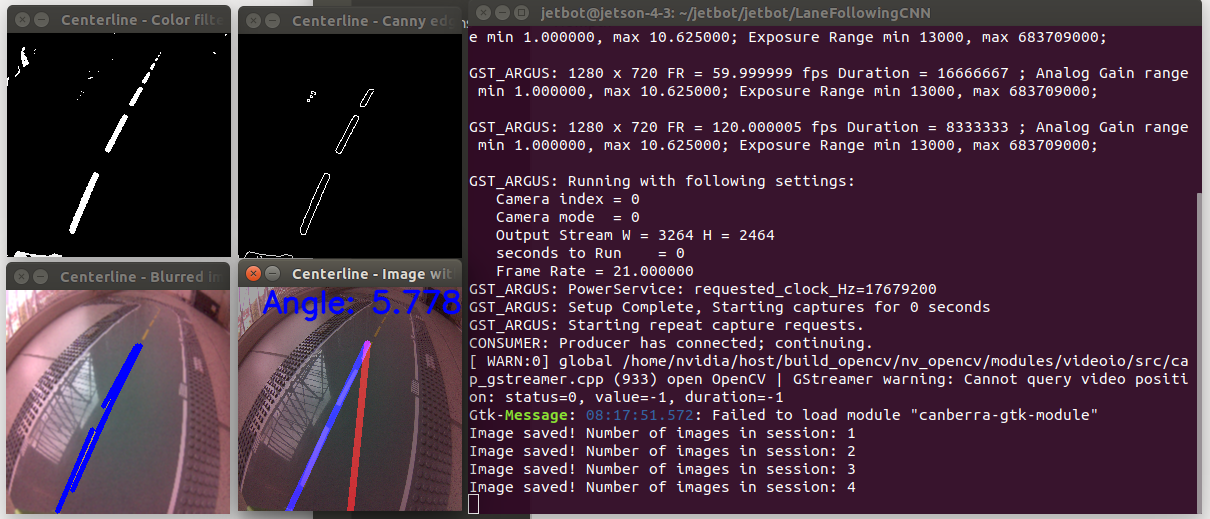
#> input picture 2_RoadFollowing/documentation/exampleDataCollection.png, 1210 x 519 px, given in place of x-raw, format=(string)BGR ! appsink, which was not available
$ python dataCollection.py
#> lines starting #> are read from the running program, lines starting #| are printed output that depends on the picture; after the words box and inside, x2 and y2 are one past the last pixel; in counts of white or black regions, pixels touching at a corner belong together; pictures that were not available may be replaced by others from this repository, and a replacement may not be noted
### 2_RoadFollowing/visionForDataCollection.py
import cv2
import numpy as np

# FUNCITONALITIES:
# - process images to find centerlines
# - methods to get jetbot camera image


def drawLines(image, lines, color=[0, 0, 255], thickness=6):
    """ Method to draw lines into images.
        In(1): image - The image to draw lines into
        In(2): lines - The lines to draw as np.array
        In(3): color - The color the lines should have in BGR [default is Red]
        In(4): thickness - The thickness for the lines [default is 6]
        Out(1): returns image with drawn lines
    """
    # If there are no lines to draw, exit.
    if lines is None:
        return

    # Make a copy of the original image and create blank image with same size
    image = np.copy(image)
    line_img = np.zeros((image.shape[0], image.shape[1], 3), dtype=np.uint8,)

    # Loop over lines and draw them on the blank image
    for line in lines:
        for x1, y1, x2, y2 in line:
            cv2.line(line_img, (x1, y1), (x2, y2), color, thickness)

    # Merge the image with the lines onto the original image and return it
    return cv2.addWeighted(image, 0.8, line_img, 1.0, 0.0)


def maskImage(image, heightPercent):
    """ Method to define a region of interest with masking an image.
        In(1): image - The image that should be masked
        In(2): heightPercent - The percent of the height that should be masked counted from bottom
        Out(1): returns a image where half of the image is masked with a black surface
    """
    height, width = image.shape
    mask = np.zeros_like(image)
    roiPercentageFromTop = 1 - heightPercent

    # A polygon defining the region that should be masked as np.array
    polygon = np.array([[
        (0, height * roiPercentageFromTop),  # Top left
        (width, height * roiPercentageFromTop),  # Top right
        (width, height),  # Bottom right
        (0, height),  # Bottom left
    ]], np.int32)

    cv2.fillPoly(mask, polygon, 255)  # Overlay image with black polygon
    return cv2.bitwise_and(image, mask)


def findCenterline(image, show=False):
    """ Find and draw centerline in input image.
        In(1): image - The image to process
        In(2): show - Boolean to indicate whether to show intermediate steps or not
        Out(1): image - image with centerline overlayed
        Out(2): foundCenterline - Determines whether centerline was found
        Out(3): angle - Angle to the centerline counted from middle of jetbot
    """
    angle = 0.0
    foundCenterline = None

    # Apply gaussian image blurring
    gaussKernelSize = (3, 3)
    blurred_img = cv2.GaussianBlur(image, gaussKernelSize, 0)

    # Convert to HSV image representation
    hsv_img = cv2.cvtColor(blurred_img, cv2.COLOR_BGR2HSV)

    # Filter out yellow of the center line
    low_yellow = np.array([5, 40, 100])
    up_yellow = np.array([50, 255, 255])
    col_img = cv2.inRange(hsv_img, low_yellow, up_yellow)

    # Filter out region of interest
    # Region of interest is lower quarter of image
    region_img = maskImage(col_img, 0.75)

    # Apply canny edge detection
    canny_img = cv2.Canny(region_img, 85, 150)

    lines = cv2.HoughLinesP(canny_img, rho=1, theta=np.pi/180,
                            threshold=30, lines=np.array([]), minLineLength=5, maxLineGap=50)
    if np.any(lines) == None:
        foundCenterline = False
    else:
        if show:
            for line in lines:
                x1, y1, x2, y2 = line[0]
                cv2.line(blurred_img, (x1, y1), (x2, y2), (255, 0, 0),
                         thickness=4)  # Write lines into original

        # Center line detection
        lines_x = []
        lines_y = []
        for line in lines:
            for x1, y1, x2, y2 in line:
                lines_x.extend([x1, x2])
                lines_y.extend([y1, y2])

        min_y = int(image.shape[0] * 0.25)
        max_y = image.shape[0]  # The bottom of the image

        poly = np.poly1d(np.polyfit(lines_y, lines_x, deg=1))
        # Start in the middle of the picture
        center_x_start = int(image.shape[1] * 0.5)
        center_x_end = int(poly(min_y))

        if (center_x_end - center_x_start) == 0:
            angle = 0
        else:
            angle = round(np.rad2deg(np.arctan2((max_y - min_y),
                          (center_x_start - center_x_end))) - 90, 3)

        foundCenterline = True
        if show:
            # Display line segments
            for line in lines:
                x1, y1, x2, y2 = line[0]
                cv2.line(blurred_img, (x1, y1), (x2, y2), (255, 0, 0),
                         thickness=4)  # Write lines into original
            # Display trajectory line
            image = drawLines(
                image, [[[center_x_start, max_y, center_x_end, min_y], ]], color=[0, 0, 255])

            # Display found centerline
            image = drawLines(
                image, [[[int(poly(max_y)), max_y, center_x_end, min_y], ]], color=[255, 0, 0])

            # Display angle in degrees
            font = cv2.FONT_HERSHEY_SIMPLEX
            fontScale = 1
            color = (255, 0, 0)
            thickness = 2
            cv2.putText(image, "Angle: " + str(angle), (25, 25),
                        font, fontScale, color, thickness, cv2.LINE_AA)

    if show:
        cv2.imshow("Centerline - Blurred image with detected lines", blurred_img)
        cv2.imshow("Centerline - Color filtered image", col_img)
        cv2.imshow("Centerline - Canny edge detection in ROI", canny_img)
        cv2.imshow("Centerline - Image with direction arrow", image)

    return image, foundCenterline, angle

### 2_RoadFollowing/Utilities.py
def jetbot_camera_pipline():
    """ Method to instanciate camera pipeline of jetbot. """
    return (
        "nvarguscamerasrc sensor-id=%d !"
        "video/x-raw(memory:NVMM), width=(int)%d, height=(int)%d, framerate=(fraction)%d/1 ! "
        "nvvidconv flip-method=%d ! "
        "video/x-raw, width=(int)%d, height=(int)%d, format=(string)BGRx ! "
        "videoconvert ! "
        "video/x-raw, format=(string)BGR ! appsink"
        % (
            0,
            3280,
            2464,
            10,
            0,
            224,
            224,
        )
        )

### 2_RoadFollowing/dataCollection.py
from uuid import uuid1
import os
import numpy as np
import cv2
from visionForDataCollection import *
from Utilities import *

# FUNCITONALITIES TO SHOW CAMERA, APPLY CENTERLINE FINDING
# ALGORITHMS AND COLLECT DATA FOR CNN TRAINING.

DATASET_DIR = 'dataset_angle_race'
# [4 lines of commented-out code are left out]


def saveSnapshot(angle, image):
    """ Method to save a annotated snapshot of the camera image.
        In(1): angle - The angle to annotate the image with
        In(2): image - The image to save
        Out(1): isWritten - Boolean indicating whether the saving was successful
    """
    image = np.copy(image)
    uuid = 'angle_%03f_%s' % (angle, uuid1())
    image_path = os.path.join(DATASET_DIR, uuid + '.jpg')
    # Save picture and value to disk
    isWritten = cv2.imwrite(image_path, image)

    image = np.copy(image)
    uuid = 'angle_%03d_%s' % (angle, uuid1())
    image_path = os.path.join('dataset_old_format', uuid + '.jpg')
    # Save picture and value to disk
    isWritten = cv2.imwrite(image_path, image)

    return isWritten


def displayDataCollectionCamera():
    """ Method to display the camera from the jetbot camera pipeline and apply
        the centerline finding algorithms for calculating the angle. Pressing
        's' saves the annotated image into the dataset directory.
    """
    video_capture = cv2.VideoCapture(
        jetbot_camera_pipline(), cv2.CAP_GSTREAMER)
    count = 0
    if video_capture.isOpened():
        try:
            while True:
                _, frame = video_capture.read()
#> frame is the input picture: shape (519, 1210, 3); mean B, G, R 61.3, 46, 69
                _, _, angle = findCenterline(frame, show=True)
#> in findCenterline, `hsv_img = cv2.cvtColor(blurred_img, cv2.COLOR_BGR2HSV)`: hsv_img: shape (519, 1210, 3); mean H, S, V 113.9, 95.9, 71.8
#> in findCenterline, `col_img = cv2.inRange(hsv_img, low_yellow, up_yellow)`:
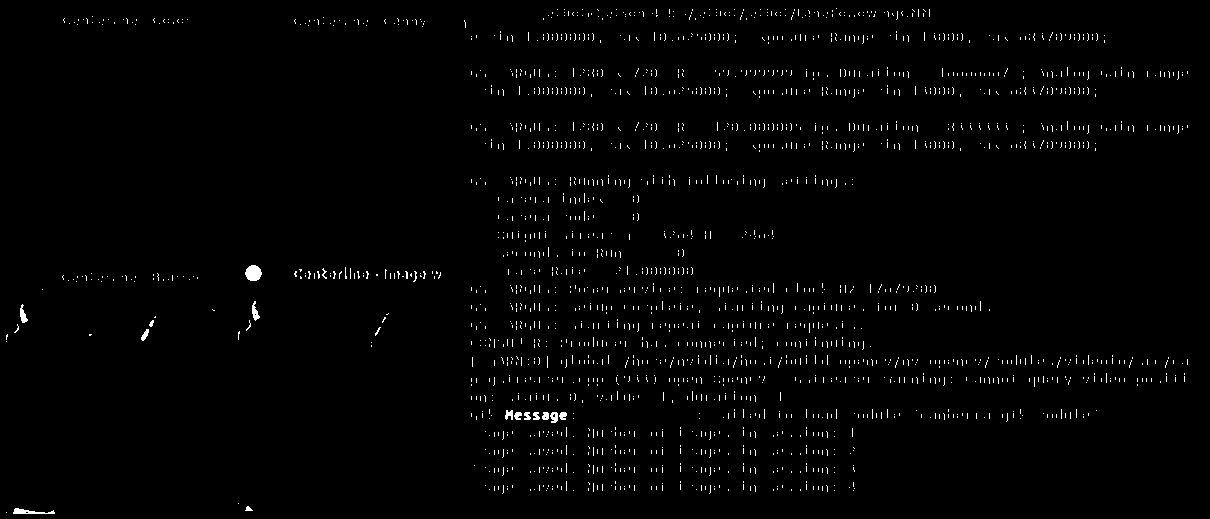
#> col_img: shape (519, 1210); 1.4% white in thin lines or dots
#> in maskImage, `cv2.fillPoly(mask, polygon, 255)`:
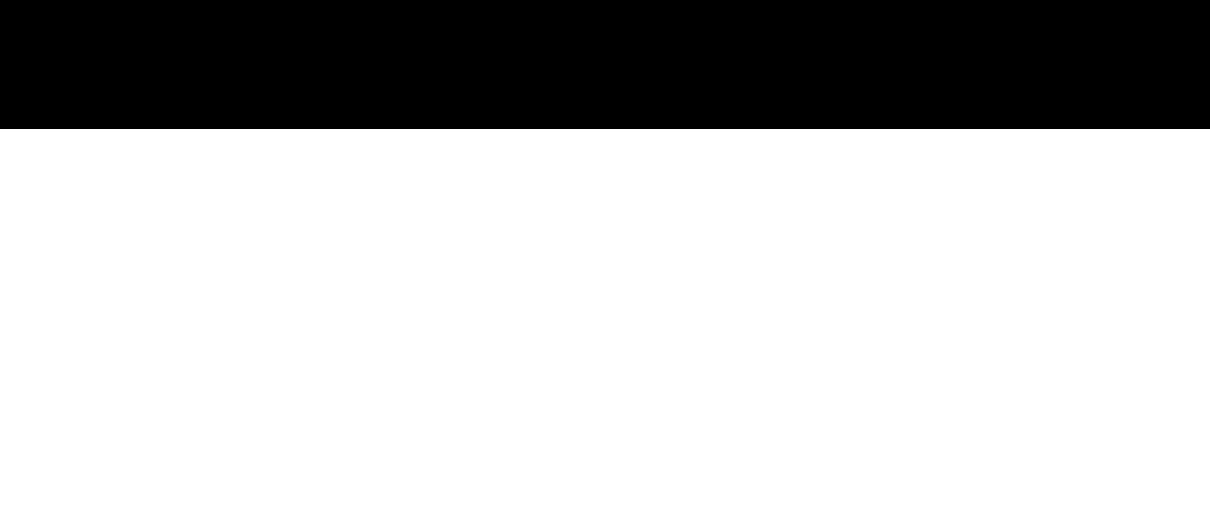
#> mask: shape (519, 1210); 75.1% white; 1 black region, box (x1, y1, x2, y2) and area: (0, 0, 1210, 129) 156090
#> in maskImage, `return cv2.bitwise_and(image, mask)`: returned value: shape (519, 1210); 1.1% white in thin lines or dots, all inside (x1, y1, x2, y2) = (6, 129, 1188, 514)
#> in findCenterline, `canny_img = cv2.Canny(region_img, 85, 150)`:
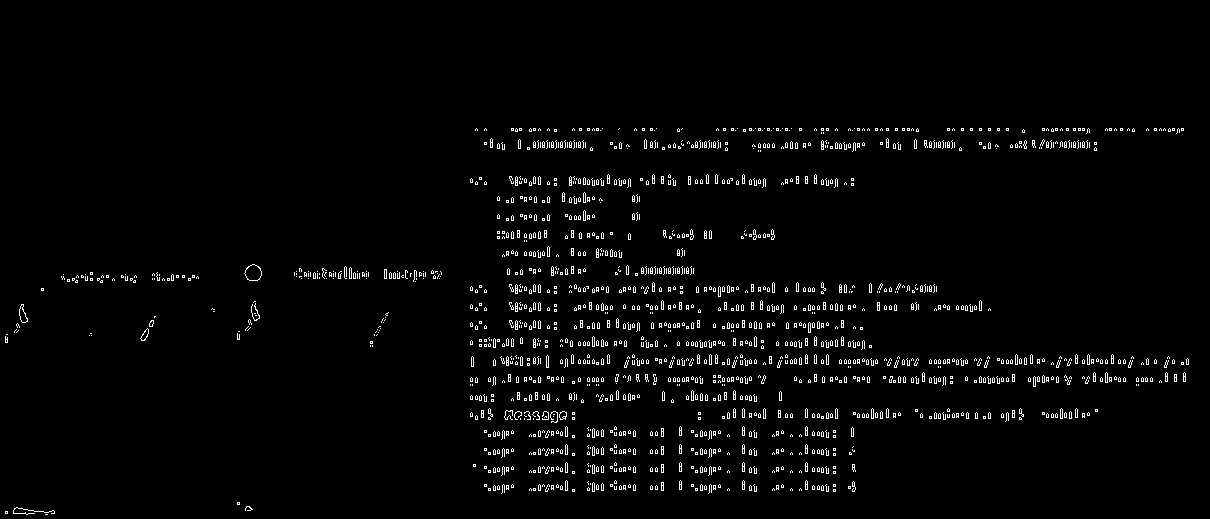
#> canny_img: shape (519, 1210); 2.5% white in thin lines or dots, all inside (x1, y1, x2, y2) = (5, 128, 1189, 515)
#> in findCenterline, `lines = cv2.HoughLinesP(canny_img, rho=1, theta=np.pi/180, threshold=3..`: lines = 172 rows, first 6: [470, 381, 1185, 381], [471, 362, 1188, 362], [471, 363, 1188, 363], [470, 379, 1185, 379], [470, 378, 1185, 378], [475, 130, 1183, 130]
#> the loop in findCenterline, `for line in lines:` made 172 passes
#> after the loop in findCenterline, `for line in lines:`:
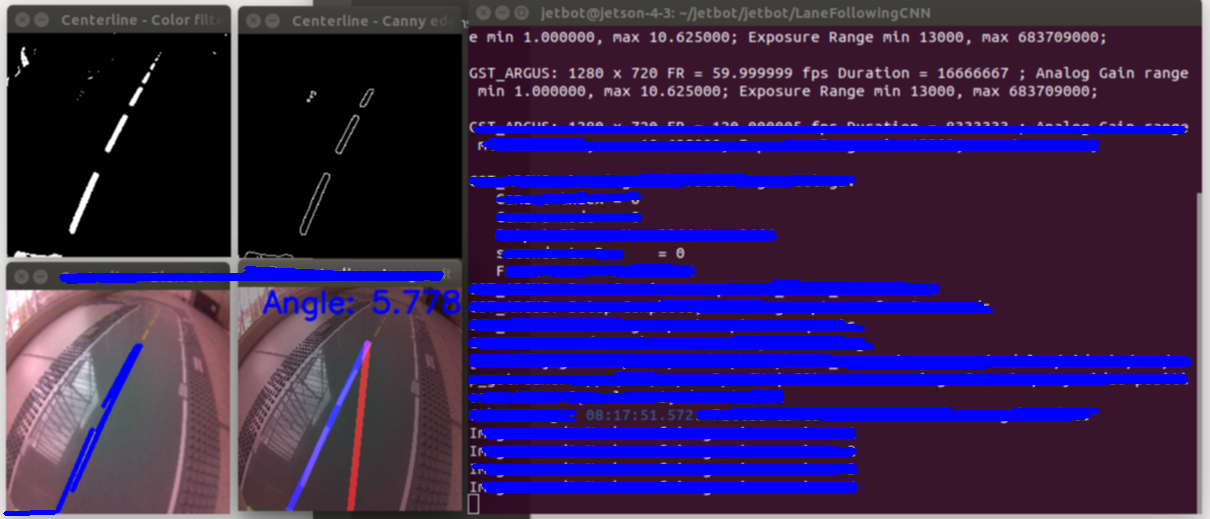
#> blurred_img: shape (519, 1210, 3); mean B, G, R 86.2, 35.5, 54.5
#> the loop in findCenterline, `for line in lines:` made 172 passes
#> after the loop in findCenterline, `for line in lines:`: lines_x = 344 values, max 1188 at index 3, min 5 at index 334, mean 673.1; lines_y = 344 values, max 513 at index 334, min 128 at index 20, mean 324.2
#> in findCenterline, `center_x_end = int(poly(min_y))`: center_x_end = 661
#> in findCenterline, `angle = round(np.rad2deg(np.arctan2((max_y - min_y), (center_x_start -..`: angle = 8.17
#> after the loop in drawLines, `for line in lines:`:
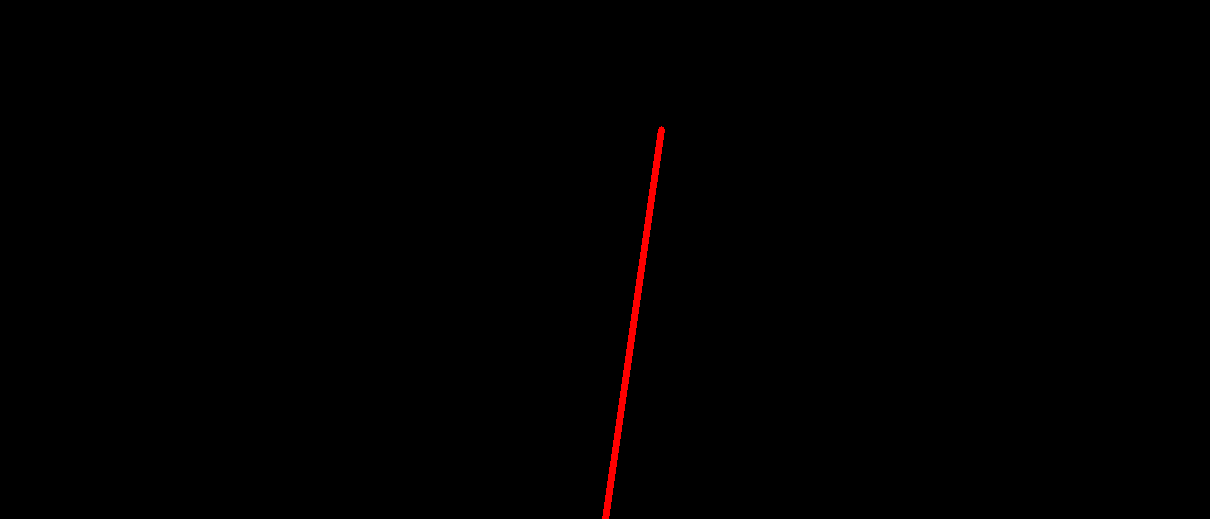
#> line_img: shape (519, 1210, 3); mean of channels 0, 1, 2 0, 0, 1.1; drawn as B, G, R
#> call 2 of drawLines, with thickness = 6
#> in drawLines (call 2), `return cv2.addWeighted(image, 0.8, line_img, 1.0, 0.0)`:
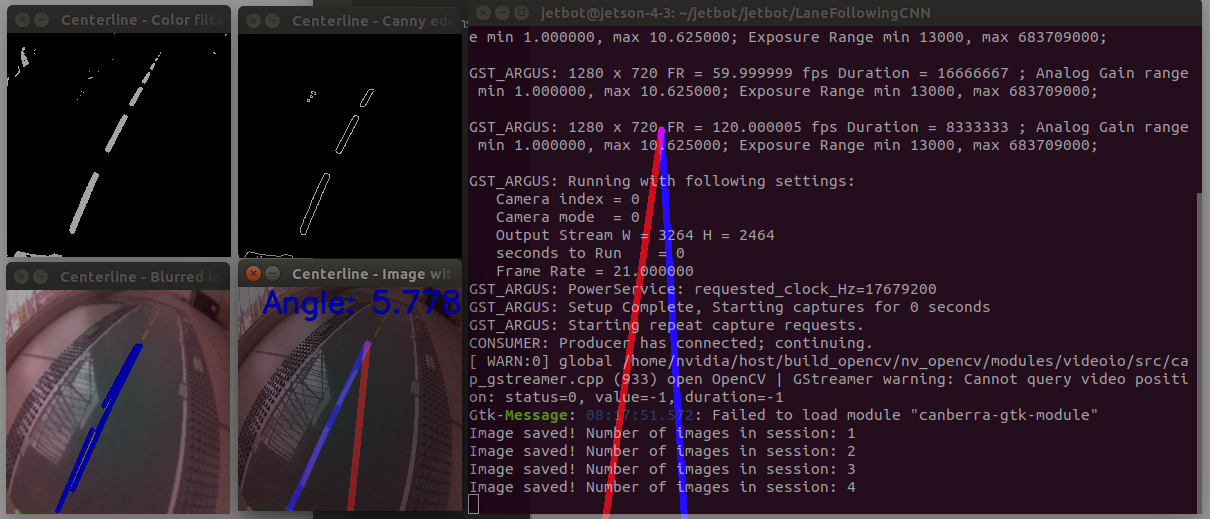
#> returned value: shape (519, 1210, 3); mean of channels 0, 1, 2 40.3, 29.5, 44.9; drawn as B, G, R
#> in findCenterline, `font = cv2.FONT_HERSHEY_SIMPLEX`: font = 0
#> in findCenterline, `cv2.putText(image, "Angle: " + str(angle), (25, 25), font, fontScale, ..`:
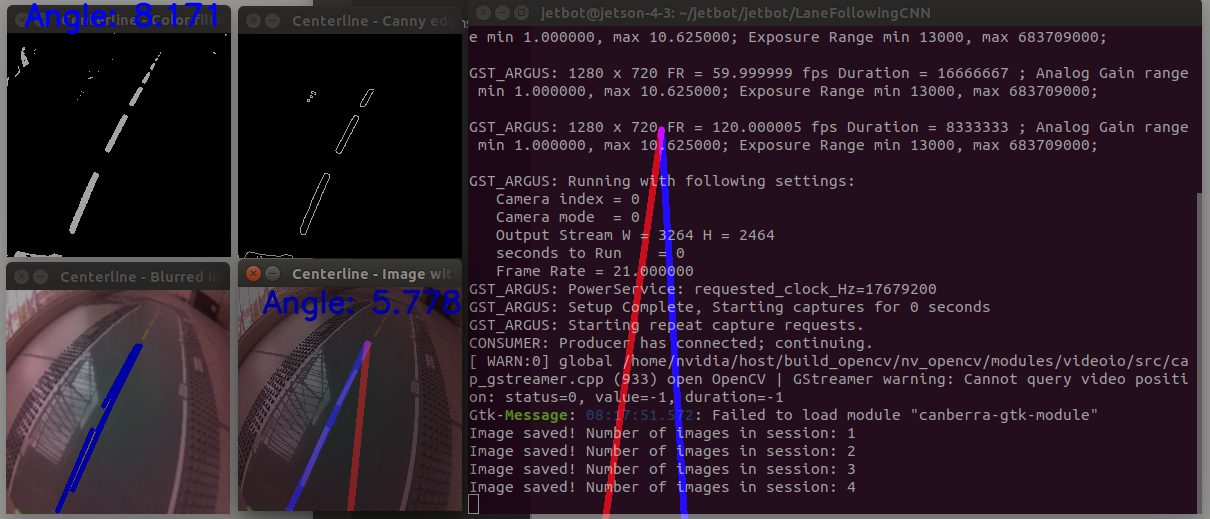
#> image: shape (519, 1210, 3); 0.32% of pixels changed, all inside (x1, y1, x2, y2) = (24, 2, 217, 35)
#> angle = 8.17

                keyCode = cv2.waitKey(1) & 0xFF
#> (key q is pressed here)
                if keyCode == 27 or keyCode == 115:  # Press 's' key to save picture
                    count += 1
                    print("Image saved! Number of images in session: " + str(count))
                    saveSnapshot(angle, frame)
                if keyCode == 27 or keyCode == ord('q'):
                    break
        finally:
            video_capture.release()
            cv2.destroyAllWindows()
    else:
        print("Error: Unable to open camera")


displayDataCollectionCamera()
